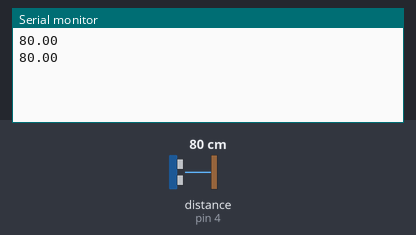
Recording of a sketch running on a simulated Arduino Uno, built with avr-gcc and run on an emulated ATmega328P. On the bench: the last lines printed to the serial monitor. The inputs (shaded band) are chosen by the test bench; at power-on: distance to the obstacle (sensor on pin 4) 80 cm. The echo pulse lasts 58.3 µs per cm.

Above: at 1.8 s.
1.9 s: distance to the obstacle (sensor on pin 4) set to 2 cm
At 2.8 s:
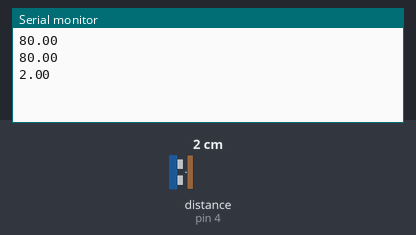
3.4 s: distance to the obstacle (sensor on pin 4) set to 4 cm
At 4.4 s:
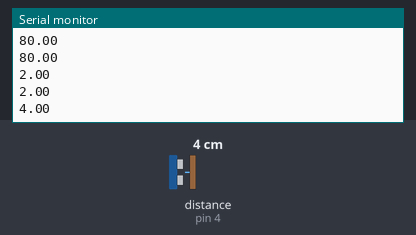
Timing chart, 0 to 6.4 s (numbered marks = the images above; inputs shaded):
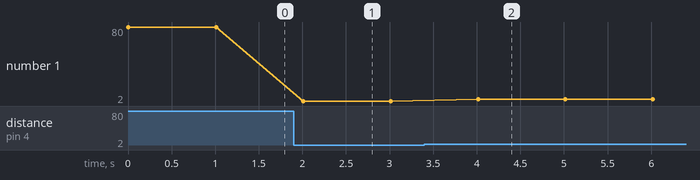

The sketch:

sketch_jul21a.ino
```cpp
#include <HCSR04.h>

#define trigger 5
#define echo 4

HCSR04 distance (trigger, echo);

void setup(){
  Serial.begin(9600);
}

void loop(){
  float jarak = distance.dist();
  Serial.println(jarak);
  delay(1000);
}
```

Measured:
- after the input at 1.9 s, the serial monitor: prints a new line after 0.11 s (image 1)
- after the input at 3.4 s, the serial monitor: prints a new line after 0.61 s (image 2)
- plotted number 1: 80 → 2 after the input at 1.9 s, 2 → 4 after the input at 3.4 s
